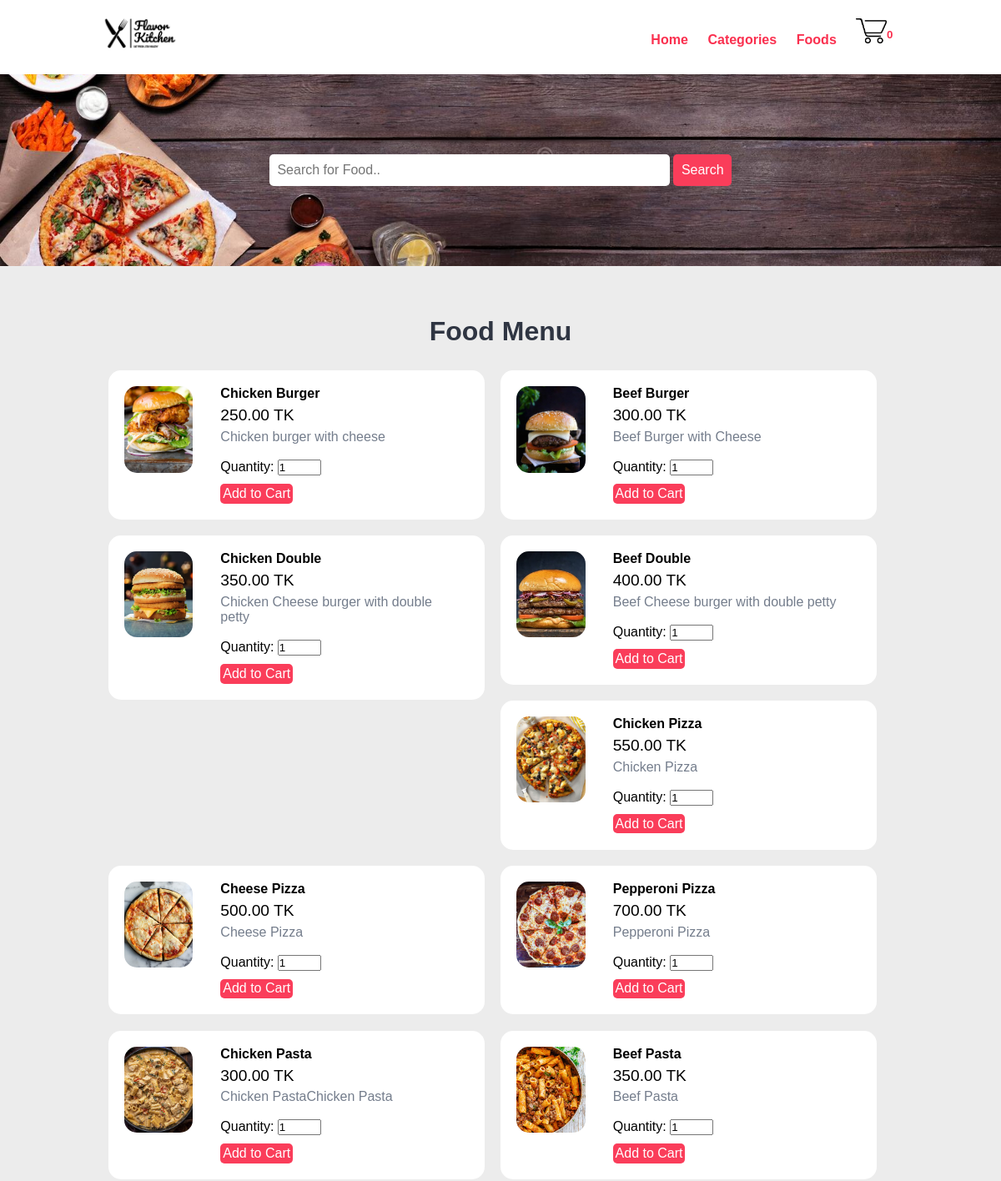
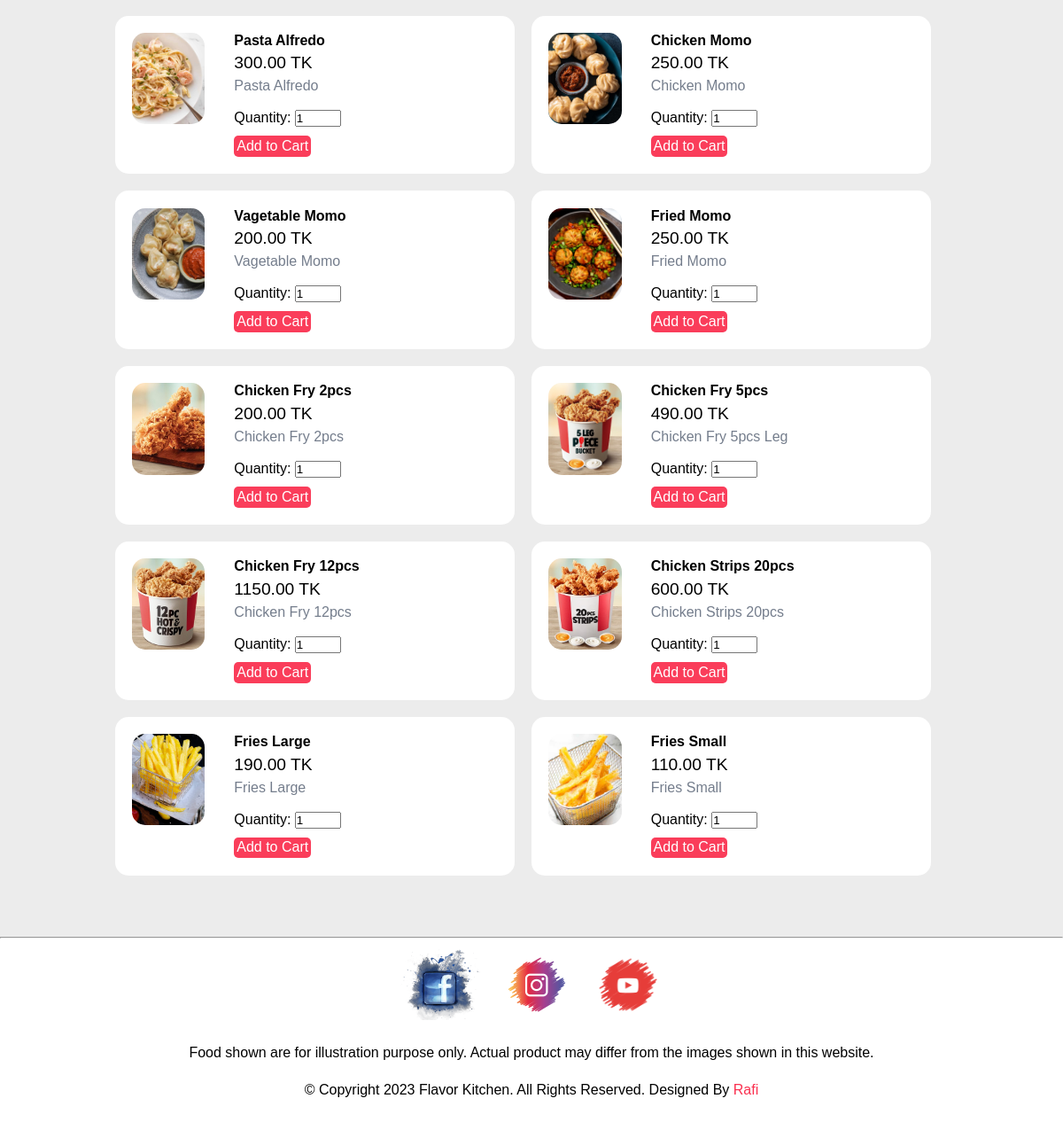
Screenshot of /foods.php with the database file from the repository (2 pictures, top to bottom).
### tables this page shows
CREATE TABLE `food` (
  `id` int(10) UNSIGNED NOT NULL,
  `title` varchar(100) NOT NULL,
  `description` text NOT NULL,
  `price` decimal(10,2) NOT NULL,
  `image` varchar(255) NOT NULL,
  `category` int(10) UNSIGNED NOT NULL,
  `featured` varchar(10) NOT NULL,
  `active` varchar(10) NOT NULL
);

### foods.php (the view, shortened to what this page needs)
<?php include('components-front/header.php'); ?>
    <section class="food-search text-center">
        <div class="container">
                <form action="<?php echo SITEURL; ?>food-search.php" method="GET" id="form-search">
                    <div class="form-group">
                        <input type="search" name="search" class="form-control"placeholder="Search for Food.." autocomplete="off" required>
                        <input type="submit" name="submit" value="Search" class="btn btn-primary">
                    </div>
                </form>
        </div>
    </section>
    <section class="food-menu">
        <div class="container">
            <h2 class="text-center">Food Menu</h2>
            <?php
                $sql = "SELECT * FROM food WHERE active='Yes'";
                $res=mysqli_query($conn, $sql);
                $count = mysqli_num_rows($res);
                if($count>0)
                {
                    while($row=mysqli_fetch_assoc($res))
                    {
                        $title = $row['title'];
                        $description = $row['description'];
                        $price = $row['price'];
                        $image_name = $row['image'];
                        ?>
                        <div class="food-menu-box">
                            <div class="food-menu-img">
                                <?php
                                    if($image_name=="")
                                    {
                                        echo "<div class='error'>Image not Available.</div>";
                                    }
                                    else
                                    {
                                        ?>
                                        <img src="<?php echo SITEURL; ?>images/food/<?php echo $image_name; ?>" loading="lazy" alt="Chicke Hawain Pizza" class="img-responsive img-curve">
                                        <?php
                                    }
                                ?>
                            </div>
                            <div class="food-menu-desc">
                                <h4><?php echo $title; ?></h4>
                                <p class="food-price"><?php echo $price; ?> TK</p>
                                <p class="food-detail">
                                    <?php echo $description; ?>
                                </p>
                                <br>
                                <form action="cart-manage.php" method="POST">
                                    <label for="qty">Quantity:</label>
                                    <input type="number" name="qty" id="qty"class="" value="1" min="1" max="10"required>
                                    <br>
                                    <input type="submit" name="btn" value="Add to Cart" class="btn btn-primary" style="margin-top:10px">
                                </form>
                            </div>
                        </div>
                        <?php
                    }
                }
                else
                {
                    echo "<div class='error'>Food not found.</div>";
                }
            ?>
        </div>
    </section>
<?php include('components-front/footer.php'); ?>

### css/style.css (style rules this page uses)
* { margin: 0 0; padding: 0 0; font-family: Arial, Helvetica, sans-serif; }
.container { width: 80%; margin: 0 auto; padding: 1%; }
.img-responsive { width: 100%; }
.img-curve { border-radius: 15px; }
.text-center { text-align: center; }
.btn { padding: 1%; border: none; font-size: 1rem; border-radius: 5px; }
.btn-primary { background-color: #fa3d5a; color: white; cursor: pointer; }
h2 { color: #2f3542; font-size: 2rem; margin-bottom: 2%; }
.food-search { background-image: url(../images/banner6.jpg); background-size: cover; background-repeat: no-repeat; background-position: center; padding: 7% 0; }
.food-search input[type="search"] { width: 50%; padding: 1%; font-size: 1rem; border: none; border-radius: 5px; }
.food-menu { background-color: #ececec; padding: 4% 0; }
.food-menu-box { width: 43%; margin: 1%; padding: 2%; float: left; background-color: white; border-radius: 15px; }
.food-menu-img { width: 20%; float: left; }
.food-menu-desc { width: 70%; float: left; margin-left: 8%; }
.food-price { font-size: 1.2rem; margin: 2% 0; }
.food-detail { font-size: 1rem; color: #747d8c; }

### rows the page displays
food: image (picture), title "Chicken Burger", price "250.00", description "Chicken burger with cheese"
food: image (picture), title "Beef Burger", price "300.00", description "Beef Burger with Cheese"
food: image (picture), title "Chicken Double", price "350.00", description "Chicken Cheese burger with double petty"
food: image (picture), title "Beef Double", price "400.00", description "Beef Cheese burger with double petty"
food: image (picture), title "Chicken Pizza", price "550.00", description "Chicken Pizza"
food: image (picture), title "Cheese Pizza", price "500.00", description "Cheese Pizza"
food: image (picture), title "Pepperoni Pizza", price "700.00", description "Pepperoni Pizza"
food: image (picture), title "Chicken Pasta", price "300.00", description "Chicken PastaChicken Pasta"
food: image (picture), title "Beef Pasta", price "350.00", description "Beef Pasta"
food: image (picture), title "Pasta Alfredo", price "300.00", description "Pasta Alfredo"
food: image (picture), title "Chicken Momo", price "250.00", description "Chicken Momo"
food: image (picture), title "Vagetable Momo", price "200.00", description "Vagetable Momo"
food: image (picture), title "Fried Momo", price "250.00", description "Fried Momo"
food: image (picture), title "Chicken Fry 2pcs", price "200.00", description "Chicken Fry 2pcs"
food: image (picture), title "Chicken Fry 5pcs", price "490.00", description "Chicken Fry 5pcs Leg"
food: image (picture), title "Chicken Fry 12pcs", price "1150.00", description "Chicken Fry 12pcs"
food: image (picture), title "Chicken Strips 20pcs", price "600.00", description "Chicken Strips 20pcs"
food: image (picture), title "Fries Large", price "190.00", description "Fries Large"
food: image (picture), title "Fries Small", price "110.00", description "Fries Small"

### other values shown
$count "0"
